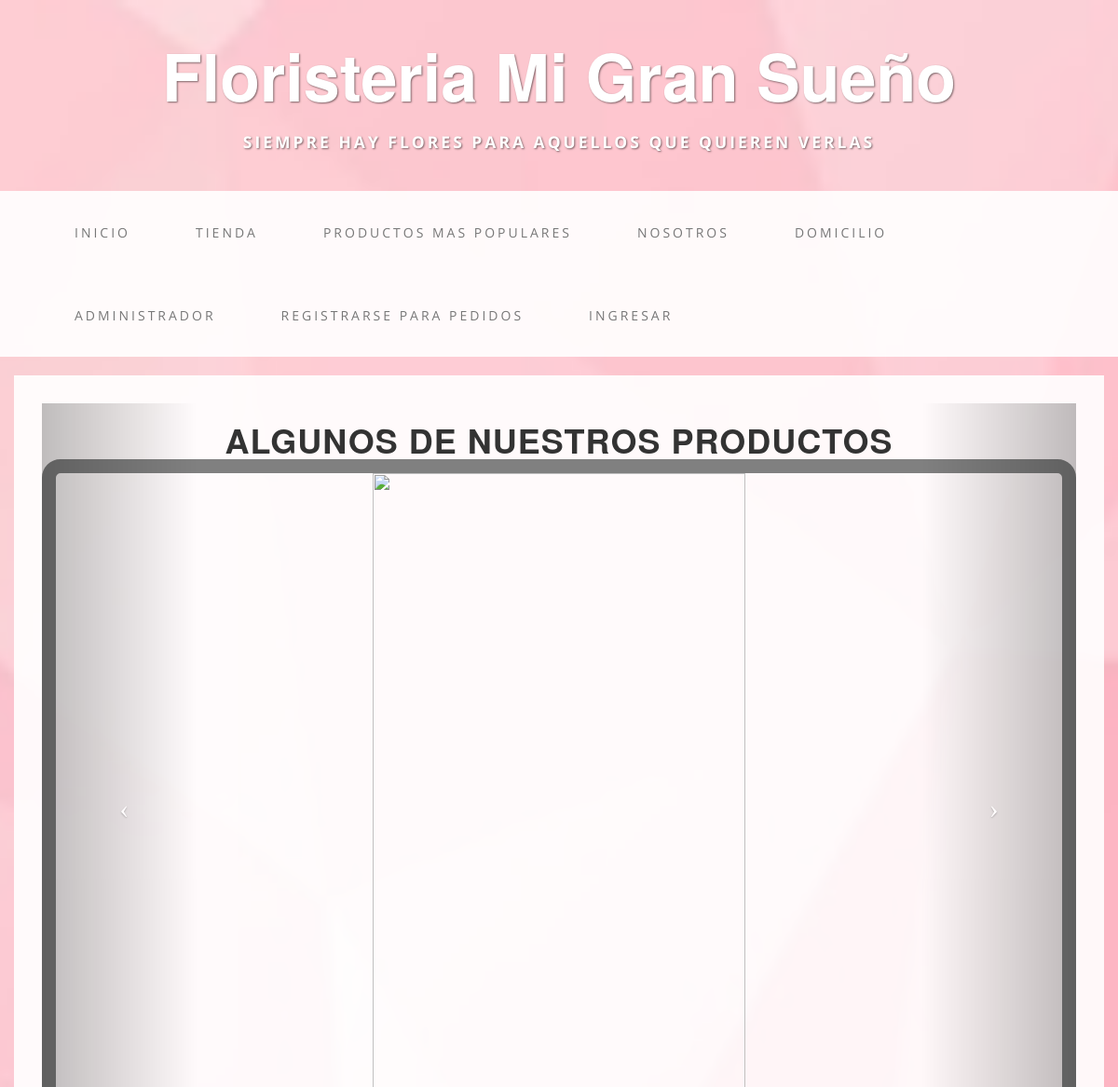
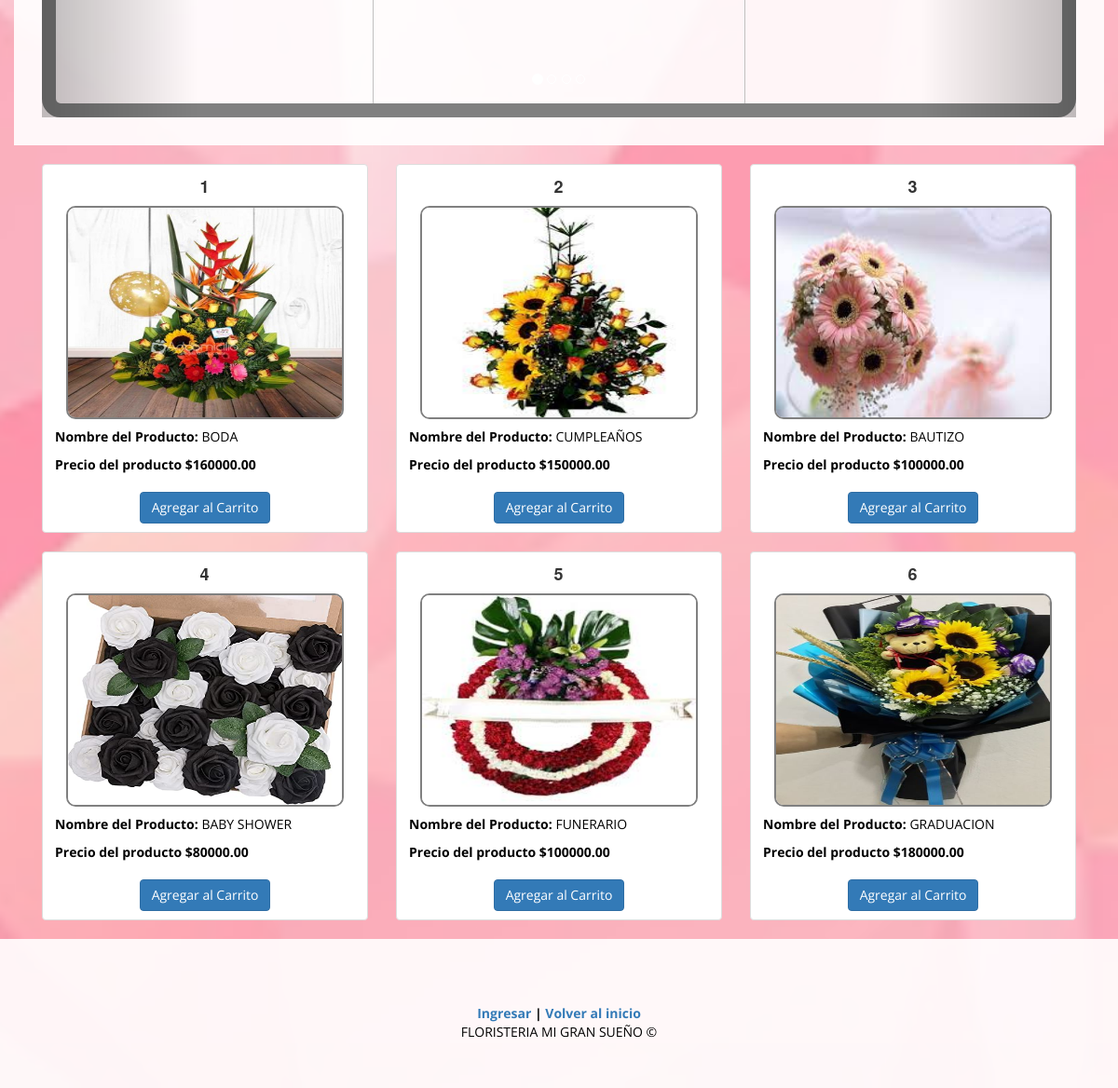
/entregas-master/index.php, run on the app's committed database (2 pictures, top to bottom).
### tables this page shows
CREATE TABLE `tbl_products` (
  `ProductID` int(11) NOT NULL,
  `Productname` varchar(30) DEFAULT NULL,
  `ProductSize` varchar(30) DEFAULT NULL,
  `ProductPrice` varchar(30) DEFAULT NULL,
  `ProductCategory` varchar(30) DEFAULT NULL,
  `ProductImageName` varchar(50) DEFAULT NULL,
  `ProductImage` text DEFAULT NULL,
  `proEstado` set('ACTIVO','INACTIVO') DEFAULT NULL
);

### entregas-master/index.php (the view, shortened to what this page needs)
<!DOCTYPE html>
<html lang="en">
<head>
    <link href="css/bootstrap.min.css" rel="stylesheet">
    <link href="css/business-casual.css" rel="stylesheet">
	<?php
		$Username = null;
	?>
</head>
<body>
    <div class="brand">Floristeria Mi Gran Sueño</div>
    <div class="address-bar"><strong>Siempre hay flores para aquellos que quieren verlas</strong></div>
    <nav class="navbar navbar-default" role="navigation">
        <div class="container">
            <div class="collapse navbar-collapse" id="bs-example-navbar-collapse-1">
                <ul class="nav navbar-nav">
                <li><a href="index.php">Inicio</a></li>
					<li><a href="shop.php">Tienda</a></li>
					<li><a href="bestseller.php">Productos mas populares</a></li>
                    <li><a href="about.php">Nosotros</a></li>
                     <li><a href="logindomi.php" >Domicilio</a></li>
					<li><a href="#" onclick="ManagementOnclick();">Administrador</a></li>
					<?php if($Username == null){echo '<li><a href="register.php?ActionType=Register">Registrarse para Pedidos</a></li>';} ?>
					<?php if($Username == null){echo '<li><a href="Login.php?Role=User">Ingresar</a></li>';} else {echo '<li><a href="Logout.php">salir</a></li>';} ?>
                </ul>
            </div>
        </div>
    </nav>
    <div class="container">
        <div class="row">
            <div class="box">
                <div class="col-lg-12 text-center">
                    <div id="carousel-example-generic" class="carousel slide">
                        <ol class="carousel-indicators hidden-xs">
                            <li data-target="#carousel-example-generic" data-slide-to="0" class="active"></li>
                            <li data-target="#carousel-example-generic" data-slide-to="1"></li>
                            <li data-target="#carousel-example-generic" data-slide-to="2"></li>
							<li data-target="#carousel-example-generic" data-slide-to="3"></li>
                        </ol>
                        <div class="carousel-inner">
                           <h1 class="text-center" style="height: 30px " >ALGUNOS DE NUESTROS PRODUCTOS</h1>
                            <div class="item active">
                                <img style="border: 15px solid gray; border-radius: 20px; height: 800px; width: 400px;"class="img-responsive img-full" src="https://image.freepik.com/foto-gratis/arco-ceremonia-boda-arco-decorado-hermosas-flores-frescas-tela-inscripcion-lugar-matrimonio-arco-boda-flores-reales-noche_159701-222.jpg" alt="">
                            </div>
                        </div>
                        <a class="left carousel-control" href="#carousel-example-generic" data-slide="prev">
                            <span class="icon-prev"></span>
                        </a>
                        <a class="right carousel-control" href="#carousel-example-generic" data-slide="next">
                            <span class="icon-next"></span>
                        </a>
                    </div>
                </div>
            </div>
        </div>
        <?php
            $conn = mysqli_connect("localhost","root","","jamy");
            $sql = "SELECT * FROM `tbl_products` Limit 10";
            $Resulta = mysqli_query($conn,$sql);
?>
		<?php while($Rows = mysqli_fetch_array($Resulta)){
		echo '
		<div class="col-sm-4 col-lg-4 col-md-4">
             <div class="thumbnail">
				<h4 style="text-align: center;">'.$Rows[0].'</h4>
                <img style="border: 2px solid gray; border-radius: 10px; height: 229px; width: 298px;" src="'.IMAGENES.$Rows[5].'" alt="">
                <div class="caption">
					<p><strong>Nombre del Producto:</strong> '.$Rows[4].'</p>
					<p><strong>Precio del producto $'.$Rows[3].'.00</strong></p>
                </div>
				<center><a onclick="addToCartOnclick('.$Rows[0].');" href="#"  style="margin-bottom: 5px;" class="btn btn-primary">Agregar al Carrito</a></center>
            </div>
        </div>
		';
		}?>
	</div>
    <footer>
        <div class="container">
            <div class="row">
                <div class="col-lg-12 text-center">
                    <p>
					<br>
					<strong>
					<?php if($Username == null){echo '<a href="Login.php?Role=User">Ingresar</a>';} else {echo '<a href="Logout.php">salir</a>';} ?> |
					<a href="#">Volver al inicio</a>
					</strong><br>
					FLORISTERIA MI GRAN SUEÑO &copy;
					</p>
                </div>
            </div>
        </div>
    </footer>
</body>
</html>

### entregas-master/css/business-casual.css (style rules this page uses)
body { font-family: "Open Sans","Helvetica Neue",Helvetica,Arial,sans-serif; background: url('../img/h3.png') no-repeat center center fixed; -webkit-background-size: cover; -moz-background-size: cover; background-size: cover; -o-background-size: cover; background-color: black; }
h1, h2, h3, h4, h5, h6 { text-transform: uppercase; font-family: "Josefin Slab","Helvetica Neue",Helvetica,Arial,sans-serif; font-weight: 700; letter-spacing: 1px; }
p { color: #000; }
.brand, .address-bar { display: none; }
.navbar-nav { text-transform: uppercase; font-weight: 400; letter-spacing: 3px; }
.img-full { min-width: 100%; }
.box { margin-bottom: 20px; padding: 30px 15px; background: #fff; background: rgba(255,255,255,0.9); }
footer { background: #fff; background: rgba(255,255,255,0.9); }
footer p { margin: 0; padding: 50px 0; }
@media screen and (min-width:768px) { .brand { display: inherit; margin: 0; padding: 30px 0 10px; text-align: center; text-shadow: 1px 1px 2px rgba(0,0,0,0.5); font-family: "Josefin Slab","Helvetica Neue",Helvetica,Arial,sans-serif; font-size: 5em; font-weight: 700; line-height: normal; color: #fff; } }
@media screen and (min-width:768px) { .address-bar { display: inherit; margin: 0; padding: 0 0 40px; text-align: center; text-shadow: 1px 1px 2px rgba(0,0,0,0.5); text-transform: uppercase; font-size: 1.25em; font-weight: 400; letter-spacing: 3px; color: #fff; } }
@media screen and (min-width:768px) { .navbar { border-radius: 0; } }
@media screen and (min-width:768px) { .navbar { min-height: 0; } }
@media screen and (min-width:768px) { .navbar-default { border: none; background: #fff; background: rgba(255,255,255,0.9); } }
@media screen and (min-width:768px) { .nav>li>a { padding: 35px; } }
@media screen and (min-width:768px) { .navbar-nav>li>a { line-height: normal; } }
@media screen and (min-width:768px) { .navbar-nav { display: table; float: none; margin: 0 auto; table-layout: fixed; font-size: 14px; } }
@media screen and (min-width:1200px) { .box:after { content: ''; display: table; clear: both; } }

### data on the page
tbl_products: ProductID "1", ProductImageName (picture), ProductCategory "BODA", ProductPrice "160000"
tbl_products: ProductID "2", ProductImageName (picture), ProductCategory "CUMPLEAÑOS", ProductPrice "150000"
tbl_products: ProductID "3", ProductImageName (picture), ProductCategory "BAUTIZO", ProductPrice "100000"
tbl_products: ProductID "4", ProductImageName (picture), ProductCategory "BABY SHOWER", ProductPrice "80000"
tbl_products: ProductID "5", ProductImageName (picture), ProductCategory "FUNERARIO", ProductPrice "100000"
tbl_products: ProductID "6", ProductImageName (picture), ProductCategory "GRADUACION", ProductPrice "180000"
